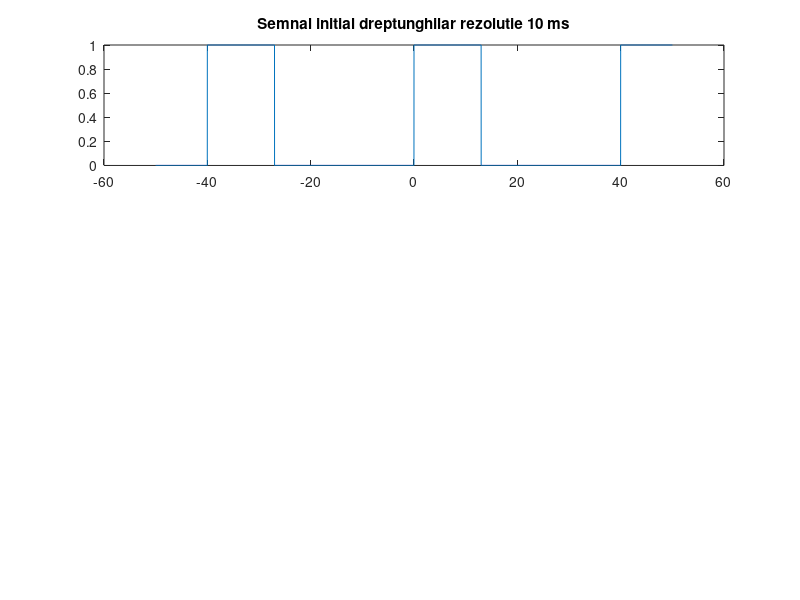

MATLAB code for this plot: (Note: this script raises an error after producing the figure.)
clear 
clc

t1=-50:0.01:50;
offset = 0;
amp = 0.5;
T=40;
N=50;
freq = 1/T;
duty = 13/40*100;
w0=2*pi/T;
sq_wav= offset+amp*square(2*pi*freq.*t1,duty)+0.5;
subplot(3,1,1)
plot(t1,sq_wav)
title('Semnal initial dreptunghilar rezolutie 10 ms')


syms t;
f=heaviside(t)-heaviside(t-13);
a0_sym=1/T*int(f,t,0,T);
a0=double(a0_sym)

for n=1:N
    a_sym(n) = 2/T*int(f*cos(n*w0*t),t,0,T);
    b_sym(n) = 2/T*int(f*sin(n*w0*t),t,0,T);
    
    a(n)=double(a_sym(n));
    b(n)=double(b_sym(n));
    
    
    
end

tnum=0:0.01:100;
fnum=a0;

for n=1:N
    harmonic=a(n)*cos(n*w0*tnum)+b(n)*sin(n*w0*tnum);
    fnum=fnum+harmonic;
    subplot(3,1,2)
    
    plot(t1,sq_wav,'blue','LineWidth',2)
    title('Semnal reconstruit')
    hold on
    plot(tnum,fnum,'red')
    hold off
end




for n=1:50
        An(n) = sqrt(a(n)^2+b(n)^2);
end

A = [fliplr(An) a0 An];

k = -50:1:50;
subplot(3,1,3)
stem(k,A,'blue')
title('Spectru')
hold on
plot(k,A,'red')


% Am construit un semnal dreptunghiular cu 
% perioada 40 s si duty cycle 13/40.
% Am impartit semnalul in mai multe semnale sinusoidale.
% Am reconstruit semnalul initial adunand semnalel
% sinusoidale.
% Am creat spectrul de amplitudini.

    




